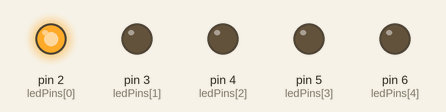
This sketch was run on a simulated Arduino Uno, built with avr-gcc and run on an emulated ATmega328P. On the bench: output pins drawn as LEDs (lit = HIGH).

Above: at 0.5 s.
At 1.2 s:
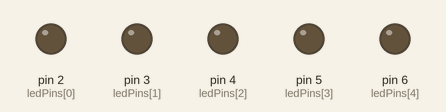
At 3.5 s:
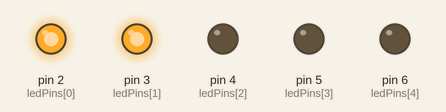
At 5.0 s:
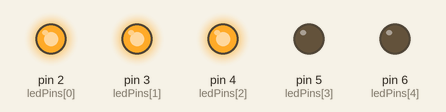
At 6.5 s:
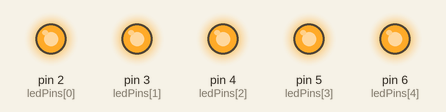
Timing chart, 0 to 9.8 s (numbered marks = the images above):
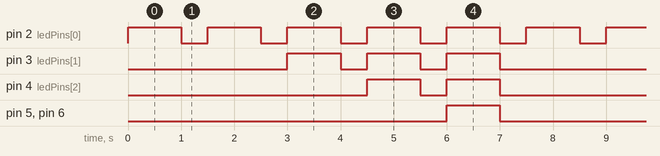

Measured:
- by itself, pin 2 (ledPins[0]): alternates HIGH for 1.0 s and LOW for 0.50 s
- by itself, pin 3 (ledPins[1]): repeats every 7.5 s: 2 × (LOW 0.50 s, HIGH 1.0 s), LOW 3.5 s, HIGH 1.0 s
- by itself, pin 4 (ledPins[2]): repeats every 7.5 s: LOW 0.50 s, HIGH 1.0 s, LOW 5.0 s, HIGH 1.0 s
- by itself, pin 5 (ledPins[3]), pin 6 (ledPins[4]): alternates HIGH for 1.0 s and LOW for 6.5 s

The sketch:

Code_fibonacci_leds.ino
```cpp
const int numLEDs = 5;
const int ledPins[numLEDs] = {2, 3, 4, 5, 6};
const int fibonacci[5] = {1, 1, 2, 3, 5};

void setup() {
  for (int i = 0; i < numLEDs; i++) {
    pinMode(ledPins[i], OUTPUT);
  }
}

void loop() {
  for (int i = 0; i < 5; i++) {
    for (int j = 0; j < fibonacci[i]; j++) {
      digitalWrite(ledPins[j], HIGH);
    }
    delay(1000);
    for (int j = 0; j < fibonacci[i]; j++) {
      digitalWrite(ledPins[j], LOW);
    }
    delay(500);
  }
}
```
